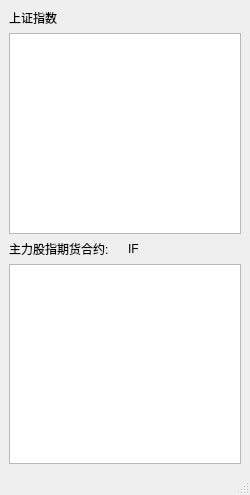
<?xml version="1.0" encoding="UTF-8"?>
<ui version="4.0">
 <class>MainWindow</class>
 <widget class="QMainWindow" name="MainWindow">
  <property name="geometry">
   <rect>
    <x>0</x>
    <y>0</y>
    <width>250</width>
    <height>495</height>
   </rect>
  </property>
  <property name="windowTitle">
   <string>MainWindow</string>
  </property>
  <widget class="QWidget" name="centralwidget">
   <layout class="QVBoxLayout" name="verticalLayout">
    <item>
     <widget class="QLabel" name="label">
      <property name="text">
       <string>上证指数</string>
      </property>
     </widget>
    </item>
    <item>
     <widget class="QListWidget" name="Index_list"/>
    </item>
    <item>
     <layout class="QHBoxLayout" name="horizontalLayout">
      <item>
       <widget class="QLabel" name="label_2">
        <property name="text">
         <string>主力股指期货合约:</string>
        </property>
       </widget>
      </item>
      <item>
       <widget class="QLabel" name="MainIF_label">
        <property name="text">
         <string>IF</string>
        </property>
       </widget>
      </item>
     </layout>
    </item>
    <item>
     <widget class="QListWidget" name="IF_list"/>
    </item>
   </layout>
  </widget>
  <widget class="QStatusBar" name="statusbar"/>
 </widget>
 <resources/>
 <connections/>
</ui>
